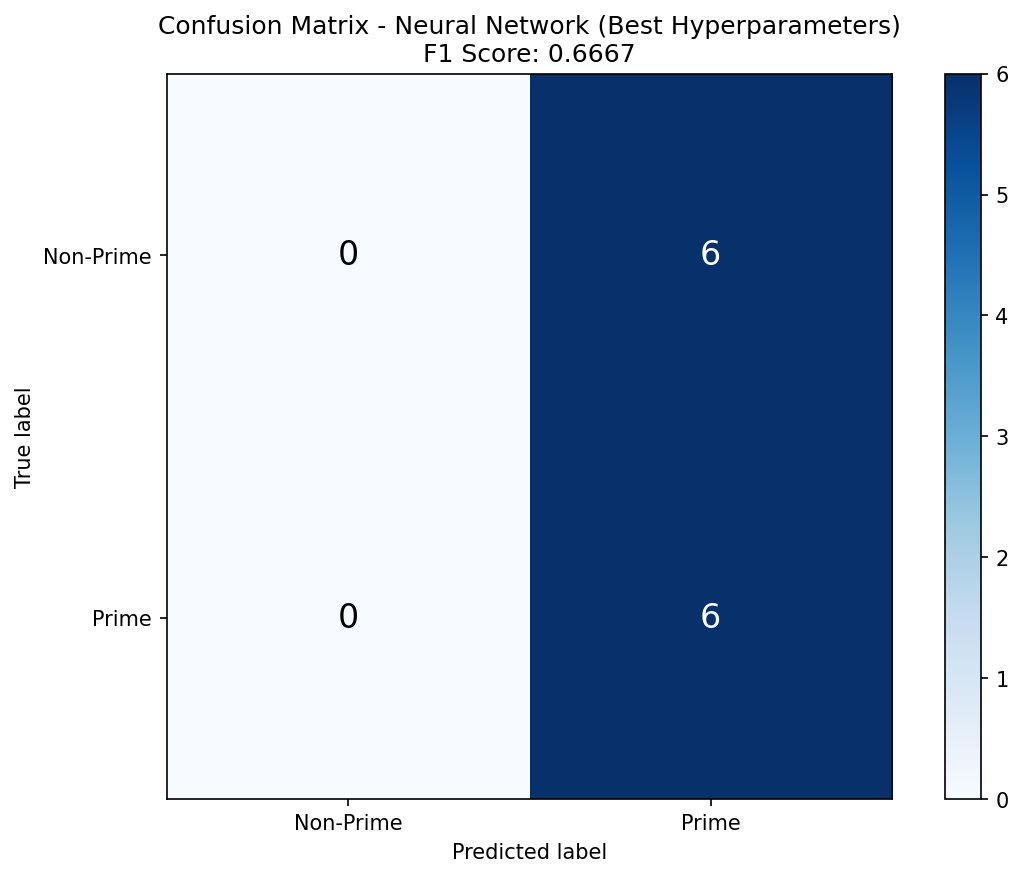

Reproduce this figure in Python.
"""
Prime Number Neural Network Classifier with Hyperparameter Search
This script uses neural networks with hyperparameter search to find the best F-score
for classifying 7-digit numbers as prime or non-prime.
"""

import argparse
import sys
import random
import numpy as np
import pandas as pd
import matplotlib.pyplot as plt
import os
from sklearn.model_selection import train_test_split, GridSearchCV
from sklearn.metrics import (
    classification_report, confusion_matrix, f1_score,
    make_scorer, precision_recall_fscore_support
)
from sklearn.neural_network import MLPClassifier
import warnings
warnings.filterwarnings('ignore')

# Import functions from prime_ml_classifier
from prime_ml_classifier import (
    generate_prime_numbers,
    generate_non_prime_numbers,
    create_dataset,
    load_dataset_from_csv,
    one_hot_encode_features
)


def neural_network_hyperparameter_search(X_train, y_train, X_test, y_test, cv=5):
    """
    Perform hyperparameter search on neural network to find the best F-score.
    
    Args:
        X_train: Training features (already one-hot encoded)
        y_train: Training labels
        X_test: Test features (already one-hot encoded)
        y_test: Test labels
        cv: Number of cross-validation folds
        
    Returns:
        best_model: The best neural network model
        best_params: Best hyperparameters found
        cv_results: Cross-validation results
        best_f1_score: Best F1 score achieved
    """
    # Define hyperparameter grid for neural networks
    param_grid = {
        'hidden_layer_sizes': [
            (50,),
            (100,),
            (50, 30),
            (100, 50),
            (100, 50, 25),
            (150, 100, 50)
        ],
        'activation': ['relu', 'tanh'],
        'alpha': [0.0001, 0.001, 0.01],
        'learning_rate': ['constant', 'adaptive'],
        'max_iter': [1000]
    }
    
    # Create MLPClassifier with fixed random state
    mlp = MLPClassifier(random_state=42, early_stopping=True)
    
    # Use F1 score as the scoring metric
    f1_scorer = make_scorer(f1_score)
    
    print("\n" + "="*60)
    print("Neural Network Hyperparameter Search")
    print("="*60)
    print(f"Parameter grid size: {len(param_grid['hidden_layer_sizes']) * len(param_grid['activation']) * len(param_grid['alpha']) * len(param_grid['learning_rate'])} combinations")
    print(f"Cross-validation folds: {cv}")
    print(f"Scoring metric: F1 Score")
    print("="*60)
    
    # Perform grid search
    grid_search = GridSearchCV(
        mlp,
        param_grid,
        cv=cv,
        scoring=f1_scorer,
        n_jobs=-1,
        verbose=2,
        return_train_score=True
    )
    
    print("\nStarting grid search... This may take a few minutes...")
    grid_search.fit(X_train, y_train)
    
    # Get best model and parameters
    best_model = grid_search.best_estimator_
    best_params = grid_search.best_params_
    best_cv_f1 = grid_search.best_score_
    
    print("\n" + "="*60)
    print("Hyperparameter Search Results")
    print("="*60)
    print(f"Best Cross-Validation F1 Score: {best_cv_f1:.4f}")
    print("\nBest Parameters:")
    for param, value in best_params.items():
        print(f"  {param}: {value}")
    
    # Show top 5 models
    print("\nTop 5 Model Configurations:")
    print("-" * 60)
    results_df = pd.DataFrame(grid_search.cv_results_)
    results_df = results_df.sort_values('rank_test_score')
    
    for idx, row in results_df.head(5).iterrows():
        print(f"Rank {int(row['rank_test_score'])}: F1={row['mean_test_score']:.4f} (+/- {row['std_test_score']:.4f})")
        print(f"  Params: {row['params']}")
    
    print("="*60)
    
    return best_model, best_params, grid_search.cv_results_, best_cv_f1


def evaluate_model(model, X_test, y_test, model_name, output_dir='.'):
    """
    Evaluate the model on test set and generate visualizations.
    
    Args:
        model: Trained model
        X_test: Test features
        y_test: Test labels
        model_name: Name of the model for display
        output_dir: Directory to save output files
        
    Returns:
        test_f1: F1 score on test set
        y_pred: Predictions on test set
    """
    # Make predictions
    y_pred = model.predict(X_test)
    
    # Calculate metrics
    precision, recall, f1, support = precision_recall_fscore_support(
        y_test, y_pred, average='binary'
    )
    
    print("\n" + "="*60)
    print(f"Test Set Evaluation - {model_name}")
    print("="*60)
    print(f"F1 Score:  {f1:.4f}")
    print(f"Precision: {precision:.4f}")
    print(f"Recall:    {recall:.4f}")
    print("\nClassification Report:")
    print(classification_report(y_test, y_pred, 
                                target_names=['Non-Prime', 'Prime'],
                                digits=4))
    
    # Plot confusion matrix
    cm = confusion_matrix(y_test, y_pred)
    
    fig, ax = plt.subplots(1, 1, figsize=(8, 6))
    
    # Plot Confusion Matrix
    im = ax.imshow(cm, interpolation='nearest', cmap=plt.cm.Blues)
    ax.figure.colorbar(im, ax=ax)
    ax.set(xticks=np.arange(cm.shape[1]),
           yticks=np.arange(cm.shape[0]),
           xticklabels=['Non-Prime', 'Prime'],
           yticklabels=['Non-Prime', 'Prime'],
           title=f'Confusion Matrix - {model_name}\nF1 Score: {f1:.4f}',
           ylabel='True label',
           xlabel='Predicted label')
    
    # Add text annotations to confusion matrix
    thresh = cm.max() / 2.
    for i in range(cm.shape[0]):
        for j in range(cm.shape[1]):
            ax.text(j, i, format(cm[i, j], 'd'),
                   ha="center", va="center",
                   color="white" if cm[i, j] > thresh else "black",
                   fontsize=16)
    
    plt.tight_layout()
    output_path = os.path.join(output_dir, 'model_evaluation_nn.png')
    plt.savefig(output_path, dpi=150, bbox_inches='tight')
    print(f"\nEvaluation plot saved as '{output_path}'")
    plt.close()
    
    return f1, y_pred


def main():
    """Main function to run the neural network hyperparameter search pipeline."""
    # Parse command-line arguments
    parser = argparse.ArgumentParser(
        description='Prime Number Neural Network Classifier with Hyperparameter Search',
        formatter_class=argparse.RawDescriptionHelpFormatter,
        epilog="""
Examples:
  # Train using a pre-generated CSV file
  python model_evaluation_nn.py --input prime_dataset.csv
  
  # Generate new dataset and train (default behavior)
  python model_evaluation_nn.py
  
  # Train using a large dataset with more CV folds
  python model_evaluation_nn.py --input prime_dataset_large.csv --cv 10
        """
    )
    
    parser.add_argument(
        '--input',
        type=str,
        help='Path to input CSV file (generated by generate_dataset.py). If not provided, generates a new dataset.'
    )
    
    parser.add_argument(
        '--output-dir',
        type=str,
        default='.',
        help='Directory for output files (default: current directory)'
    )
    
    parser.add_argument(
        '--cv',
        type=int,
        default=5,
        help='Number of cross-validation folds (default: 5)'
    )
    
    args = parser.parse_args()
    
    print("="*60)
    print("Prime Number Neural Network Classifier")
    print("With Hyperparameter Search for Best F-Score")
    print("="*60)
    
    # Set random seed for reproducibility
    random.seed(42)
    np.random.seed(42)
    
    # Get output directory
    output_dir = args.output_dir
    
    # Step 1: Load or generate dataset
    if args.input:
        print(f"\nStep 1: Loading dataset from '{args.input}'...")
        print("-" * 60)
        df = load_dataset_from_csv(args.input)
        print(f"✓ Dataset loaded successfully")
        print(f"Dataset shape: {df.shape}")
        print(f"\nFirst few samples:")
        print(df.head(10))
    else:
        print("\nStep 1: Generating 7-digit numbers...")
        print("-" * 60)
        prime_numbers = generate_prime_numbers(100)
        print(f"Generated {len(prime_numbers)} prime numbers")
        print(f"Sample primes: {prime_numbers[:5]}")
        
        non_prime_numbers = generate_non_prime_numbers(100)
        print(f"Generated {len(non_prime_numbers)} non-prime numbers")
        print(f"Sample non-primes: {non_prime_numbers[:5]}")
        
        # Step 2: Create dataset
        print("\nStep 2: Creating dataset with digit features...")
        print("-" * 60)
        df = create_dataset(prime_numbers, non_prime_numbers)
        print(f"Dataset shape: {df.shape}")
        print(f"\nFirst few samples:")
        print(df.head(10))
        
        # Save dataset
        dataset_path = os.path.join(output_dir, 'prime_dataset.csv')
        df.to_csv(dataset_path, index=False)
        print(f"\nDataset saved as '{dataset_path}'")
    
    # Step 2: Prepare features and labels
    print("\nStep 2: Preparing features and labels...")
    print("-" * 60)
    feature_columns = [f'ten_power_{i}' for i in range(7)]
    X = df[feature_columns].values
    y = df['prime'].values
    
    print(f"Features shape: {X.shape}")
    print(f"Labels shape: {y.shape}")
    print(f"Feature columns: {feature_columns}")
    
    # Step 3: Split data (80/20)
    print("\nStep 3: Splitting data (80% train, 20% test)...")
    print("-" * 60)
    X_train, X_test, y_train, y_test = train_test_split(
        X, y, test_size=0.2, random_state=42, stratify=y
    )
    print(f"Training set: {X_train.shape[0]} samples")
    print(f"Test set: {X_test.shape[0]} samples")
    print(f"Training set class distribution: {np.bincount(y_train)}")
    print(f"Test set class distribution: {np.bincount(y_test)}")
    
    # Step 4: Apply one-hot encoding transformation
    print("\nStep 4: Applying one-hot encoding transformation...")
    print("-" * 60)
    print(f"Original features shape: {X_train.shape}")
    X_train_encoded = one_hot_encode_features(X_train)
    X_test_encoded = one_hot_encode_features(X_test)
    print(f"One-hot encoded features shape: {X_train_encoded.shape}")
    print(f"Each of the 7 features (ten_power_0 to ten_power_6) is now represented by 10 binary features")
    print(f"Total features: 7 × 10 = 70 binary features")
    
    # Step 5: Neural Network Hyperparameter Search
    print("\nStep 5: Neural Network with Hyperparameter Search...")
    best_model, best_params, cv_results, best_cv_f1 = neural_network_hyperparameter_search(
        X_train_encoded, y_train, X_test_encoded, y_test, cv=args.cv
    )
    
    # Step 6: Evaluate on test set
    print("\nStep 6: Evaluating best model on test set...")
    test_f1, y_pred = evaluate_model(
        best_model, X_test_encoded, y_test, 
        "Neural Network (Best Hyperparameters)", 
        output_dir
    )
    
    # Summary
    print("\n" + "="*60)
    print("Summary")
    print("="*60)
    print(f"Total samples: {len(df)} ({df['prime'].sum()} primes + {len(df) - df['prime'].sum()} non-primes)")
    print(f"Training samples: {len(X_train)} (80%)")
    print(f"Test samples: {len(X_test)} (20%)")
    print(f"Features: 7 digit positions transformed to 70 one-hot encoded features")
    print(f"Model: Neural Network (MLPClassifier)")
    print(f"Hyperparameter optimization: Grid Search with {args.cv}-fold CV")
    print(f"Best CV F1 Score: {best_cv_f1:.4f}")
    print(f"Test F1 Score: {test_f1:.4f}")
    print("\nBest Hyperparameters:")
    for param, value in best_params.items():
        print(f"  {param}: {value}")
    print("="*60)
    
    return df, best_model, best_params, test_f1


if __name__ == "__main__":
    main()
